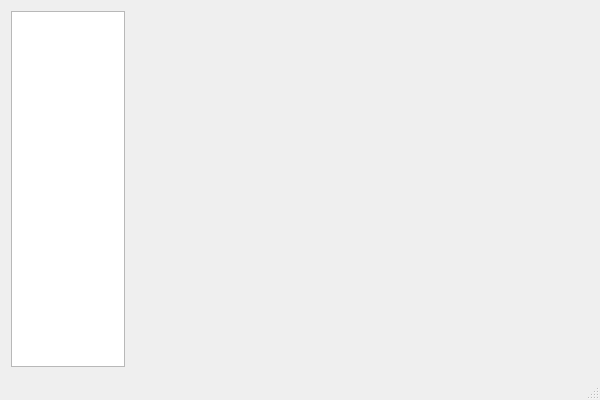
<?xml version="1.0" encoding="UTF-8"?>
<ui version="4.0">
 <class>CMainWindowClass</class>
 <widget class="QMainWindow" name="CMainWindowClass">
  <property name="geometry">
   <rect>
    <x>0</x>
    <y>0</y>
    <width>600</width>
    <height>400</height>
   </rect>
  </property>
  <property name="windowTitle">
   <string>产品物料管理系统</string>
  </property>
  <widget class="QWidget" name="centralWidget">
   <layout class="QHBoxLayout" name="horizontalLayout" stretch="1,4">
    <item>
     <layout class="QVBoxLayout" name="verticalLayout_tree">
      <item>
       <widget class="QTreeWidget" name="treeWidget">
        <property name="selectionBehavior">
         <enum>QAbstractItemView::SelectionBehavior::SelectRows</enum>
        </property>
        <property name="columnCount">
         <number>1</number>
        </property>
        <attribute name="headerVisible">
         <bool>false</bool>
        </attribute>
        <column>
         <property name="text">
          <string>name</string>
         </property>
        </column>
       </widget>
      </item>
     </layout>
    </item>
    <item>
     <layout class="QVBoxLayout" name="verticalLayout_tab">
      <item>
       <widget class="QStackedWidget" name="stackedWidget"/>
      </item>
     </layout>
    </item>
   </layout>
  </widget>
  <widget class="QStatusBar" name="statusBar"/>
 </widget>
 <layoutdefault spacing="6" margin="11"/>
 <resources>
  <include location="CMainWindow.qrc"/>
 </resources>
 <connections/>
</ui>
